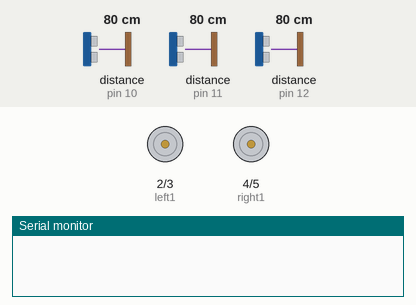
This sketch was run on a simulated Arduino Uno, built with avr-gcc and run on an emulated ATmega328P. On the bench: motor-driver pin pairs drawn as motors (green arrow = first pin HIGH = forward, orange = second pin HIGH = backward, longer = more drive), the last lines printed to the serial monitor. Wiring (inferred from the names in the program): 3 × ultrasonic range finder: trigger pin 7, echo pin 10 / trigger pin 8, echo pin 11 / trigger pin 9, echo pin 12. The inputs (shaded band) are chosen by the test bench; at power-on: distance to the obstacle (sensors on pin 10, pin 11, pin 12) 80 cm. The echo pulse lasts 58.3 µs per cm.

Above: at 1.2 s.
1.3 s: distance to the obstacle (sensor on pin 10) set to 23 cm
2.8 s: distance to the obstacle (sensor on pin 10) set to 18 cm
At 3.12 s:
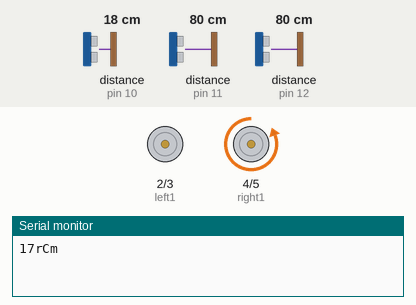
5.8 s: distance to the obstacle (sensor on pin 11) set to 23 cm
8.8 s: distance to the obstacle (sensor on pin 11) set to 19 cm
At 9.5 s:
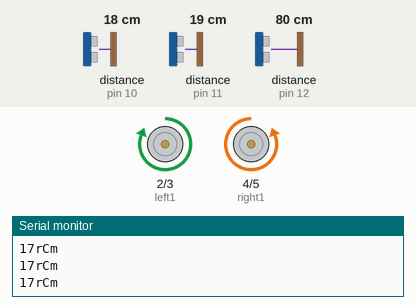
11.8 s: distance to the obstacle (sensor on pin 12) set to 9 cm
At 13.26 s:
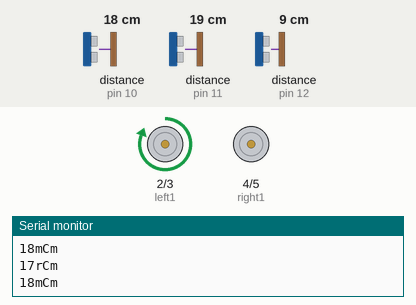
14.8 s: distance to the obstacle (sensor on pin 12) set to 2 cm
At 15.7 s:
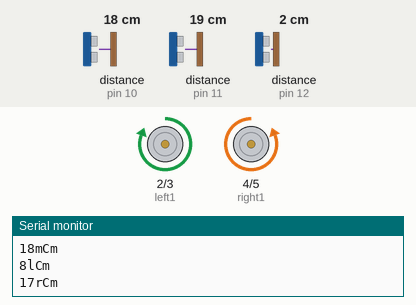
Timing chart, 0 to 18.8 s (numbered marks = the images above; inputs shaded):
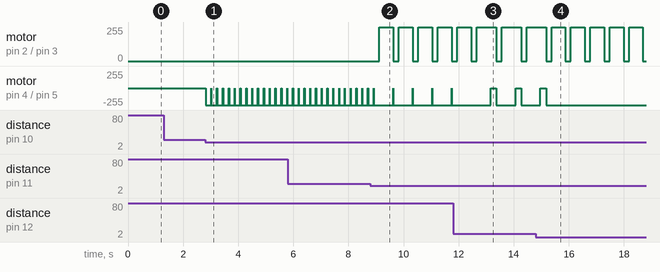

The sketch:

following_robot.ino
```cpp
// (licence header left out)
// the motor driver variables
const int left1 = 2;
const int left2 = 3;
const int right1 = 4;
const int right2 = 5;

// the echo and trigger pins for the rangefinders
const int echoL = 12;
const int echoM = 11;
const int echoR = 10;

const int trigL = 9;
const int trigM = 8;
const int trigR = 7;

/* moves the bot forward */
void forward() {
  digitalWrite(left1, HIGH);
  digitalWrite(left2, LOW);
  digitalWrite(right1, LOW);
  digitalWrite(right2, HIGH);
  delay(500);
}


/* turns the bot to the left */
void forwardLeft() {
  digitalWrite(left1, HIGH);
  digitalWrite(left2, LOW);
  digitalWrite(right1, LOW);
  digitalWrite(right2, LOW);
  delay(200);
}


/* turns the bot to the right */
void forwardRight() {
  digitalWrite(left1, LOW);
  digitalWrite(left2, LOW);
  digitalWrite(right1, LOW);
  digitalWrite(right2, HIGH);
  delay(200);
}

/* turn off all motors */
void stop() {
    digitalWrite(left1, LOW);
    digitalWrite(left2, LOW);
    digitalWrite(right1, LOW);
    digitalWrite(right2, LOW);
}


void setup() {
  pinMode(left1, OUTPUT);
  pinMode(left2, OUTPUT);
  pinMode(right1, OUTPUT);
  pinMode(right2, OUTPUT);

  pinMode(trigL, OUTPUT);
  pinMode(trigM, OUTPUT);
  pinMode(trigR, OUTPUT);

  pinMode(echoL, INPUT);
  pinMode(echoM, INPUT);
  pinMode(echoR, INPUT);

  Serial.begin(9600); // for debugging
}

void loop() {

  long rDuration, rCm; // used to calculate distance for right sensor
  long mDuration, mCm; // used to calculate distance for middle sensor
  long lDuration, lCm; // used to calculate distance for left sensor

////////////////////////////////////////////////////////////////////////////////
// the measuring stuff
// this stuff reads from the sensors
////////////////////////////////////////////////////////////////////////////////

  /*
   send a ping on the right sensor
  */
  digitalWrite(trigR, LOW); // pull it low for a clean ping
  delayMicroseconds(2);
  digitalWrite(trigR, HIGH); // send the ping
  delayMicroseconds(5);
  digitalWrite(trigR, LOW); // pull it low again

  // store the time it takes for the ping to return
  rDuration = pulseIn(echoR, HIGH);
  // convert the time it takes into centimeters
  rCm = microsecondsToCentimeters(rDuration);

  /*
   send a ping on the middle sensor
  */
  digitalWrite(trigM, LOW); // pull it low for a clean ping
  delayMicroseconds(2);
  digitalWrite(trigM, HIGH); // send the ping
  delayMicroseconds(5);
  digitalWrite(trigM, LOW); // pull it low again

  // store the time it takes for the ping to return
  mDuration = pulseIn(echoM, HIGH);
  // convert the time it takes into centimeters
  mCm = microsecondsToCentimeters(mDuration);

  /*
   send a ping on the left sensor
  */
  digitalWrite(trigL, LOW); // pull it low for a clean ping
  delayMicroseconds(2);
  digitalWrite(trigL, HIGH); // send the ping
  delayMicroseconds(5);
  digitalWrite(trigL, LOW); // pull it low again

  // store the time it takes for the ping to return
  lDuration = pulseIn(echoL, HIGH);
  // convert the time it takes into centimeters
  lCm = microsecondsToCentimeters(lDuration);


////////////////////////////////////////////////////////////////////////////////
//The following logic
////////////////////////////////////////////////////////////////////////////////

  // if the right sensor sees something
  if ((rCm > 6) and (rCm < 20)) { // ignore stuff closer than 1 cm and further than 100 cm.
    // turn left
    forwardRight();
    // send readings to the computer
    Serial.print(rCm);
    Serial.println("rCm");
  } else {
    stop();
  }


  // if the middle sensor sees something
  if ((mCm > 6) and (mCm < 20)) { // ignore stuff closer than 1 cm and further than 100 cm.
    // turn left
    forward();
    // send readings to the computer
    Serial.print(mCm);
    Serial.println("mCm");
  } else {
    stop();
  }


  // if the left sensor sees something
  if ((lCm > 6) and (lCm < 20)) { // ignore stuff closer than 1 cm and further than 100 cm.
    // turn left
    forwardLeft();
    // send readings to the computer
    Serial.print(lCm);
    Serial.println("lCm");
  } else {
    stop();
  }
}


/*
 function that converts the ping time reading to distance
*/
long microsecondsToCentimeters(long microseconds) {
  // The speed of sound is 340 m/s or 29 microseconds per centimeter.
  // The ping travels out and back, so to find the distance of the
  // object we take half of the distance traveled.
  return microseconds /29 / 2;
}
```

Measured:
- the behaviour switches between 21 and 20 cm on distance to the obstacle (sensor on pin 10) (found by bisection; images 0 and 1)
- the behaviour switches between 21 and 20 cm on distance to the obstacle (sensor on pin 11) (found by bisection; images 1 and 2)
- after the input at 1.3 s, every drawn part: stays the same
- after the input at 2.8 s, motor on pin 4 (right1) / pin 5 (right2): alternates backward 255/255 for 0.20 s and stopped for 0.01 s, starting at once
- after the input at 8.8 s, motor on pin 2 (left1) / pin 3 (left2): alternates forward 255/255 for 0.50 s and stopped for 0.21 s, starting after 0.32 s; motor on pin 4 (right1) / pin 5 (right2): alternates backward 255/255 for 0.70 s and stopped for 0.01 s, starting after 0.82 s
- after the input at 11.8 s, motor on pin 4 (right1) / pin 5 (right2): alternates backward 255/255 for 0.70 s and stopped for 0.20 s, starting after 1.4 s
- after the input at 14.8 s, motor on pin 4 (right1) / pin 5 (right2): goes on until 15.2 s, then stays backward 255/255
